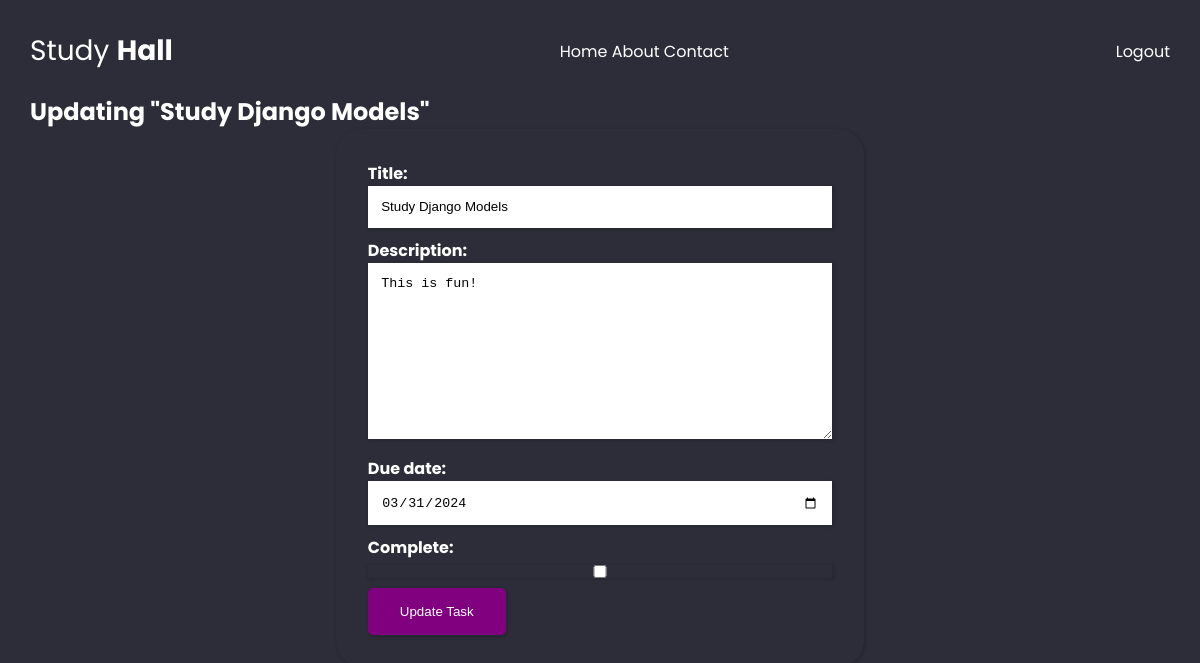
The app's page /update-task/2/ (signed in) with its own data.
### tasks/models.py (models this page shows, shortened)
class Tasks(models.Model):
    user = models.ForeignKey(User, on_delete=models.CASCADE)
    title = models.CharField(max_length=200)
    description = models.TextField(null=True, blank=True)
    due_date = models.DateField()
    created_on = models.DateTimeField(auto_now_add=True)
    complete = models.BooleanField(default=False)

### tasks/views.py (the view)
# urls.py: path('update-task/<int:pk>/', UpdateTask.as_view(), name='update-task'),
class UpdateTask(LoginRequiredMixin, UpdateView):
    form_class = TaskForm
    template_name = 'tasks/update-task.html'
    login_url = reverse_lazy('login')
    success_url = reverse_lazy('tasks')
    def get_queryset(self):
        pk = self.kwargs.get('pk')
        return Tasks.objects.filter(pk=pk)
    def get_context_data(self, **kwargs):
        context = super().get_context_data(**kwargs)
        context['task'] = self.get_object().title
        return context

### tasks/forms.py
class TaskForm(forms.ModelForm):
    class Meta:
        model = Tasks
        fields = ['title', 'description', 'due_date', 'complete']
        widgets = {
            'due_date': forms.DateInput(attrs={'type': 'date'})
        }

### tasks/templates/tasks/update-task.html (shortened to what this page needs)
{% extends 'studyHall/index.html' %}
{% block content %}
<div>
    <h2>Updating "{{task.title}}" </h2>
    <form method="post">
        {{form.as_p}}
        <button type="submit">Update Task</button>
    </form>
</div>
{% endblock %}

### StudyHall/static/styles/main.css (style rules this page uses)
* { margin: 0; padding: 0; box-sizing: border-box; }
html { font-family: "Poppins", sans-serif; }
body { color: white; margin: 10px; padding: 20px; background-color: #2d2d39; min-height: 100vh; }
button { background-color: purple; color: white; cursor: pointer; border: none; display: inline-flex; align-items: center; gap: 1rem; cursor: pointer; transition: all ease-in-out 0.3s; padding: 1rem 2rem; border-radius: 5px; box-shadow: 1px 1px 3px 1px rgba(0, 0, 0, 0.15); font-weight: 500; }
form { border-radius: 5%; padding: 2rem; margin: 0 auto; max-width: fit-content; font-weight: 700; box-shadow: 1px 1px 3px 1px rgba(0, 0, 0, 0.15); }
form input, form select, form textarea { width: 100%; padding: 10px; margin-bottom: 10px; padding: 1em; box-sizing: border-box; border: none; box-shadow: 1px 1px 3px 1px rgba(0, 0, 0, 0.15); }

### records on screen
Tasks: title "Study Django Models", description "This is fun!", due_date "03/31/2024"
